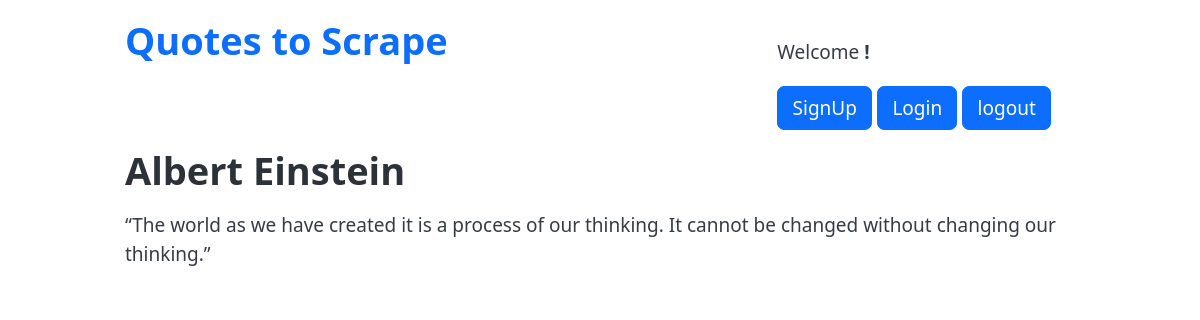
/detail_tag/1/, run on the app's committed database.
### quoteapp/models.py (models this page shows)
class Quote(models.Model):
    quote = models.TextField()
    tags = models.ManyToManyField(Tag)
    author = models.ForeignKey(Author, on_delete=models.CASCADE, default=None, null=True)
    created_at = models.DateTimeField(auto_now_add=True)

class Author(models.Model):
    fullname = models.CharField(max_length=50)
    born_date = models.CharField(max_length=50)
    born_location = models.CharField(max_length=150)
    description = models.TextField()
    created_at = models.DateTimeField(auto_now_add=True)

### quoteapp/views.py (the view)
# urls.py: path('detail_tag/<int:quote_id>/', views.detail_tag, name='detail_tag'),
def detail_tag(request, quote_id):
    quotes = Quote.objects.filter(tags=quote_id)
    return render(request, 'quoteapp/detail_tag.html', {"quotes": quotes})

### quoteapp/templates/quoteapp/detail_tag.html
{% extends "quoteapp/base.html" %} {% load extract_tags %}
{% block content %}
{% for quote in quotes %}
<h1>{{quote.author.fullname}}</h1>
<p>{{quote.quote}}</p>
{% endfor%}
{% endblock %}

### data on the page
Quote: author.fullname "Albert Einstein", quote "“The world as we have created it is a process of our thinking. It cannot be changed without changing our thinking.”"
